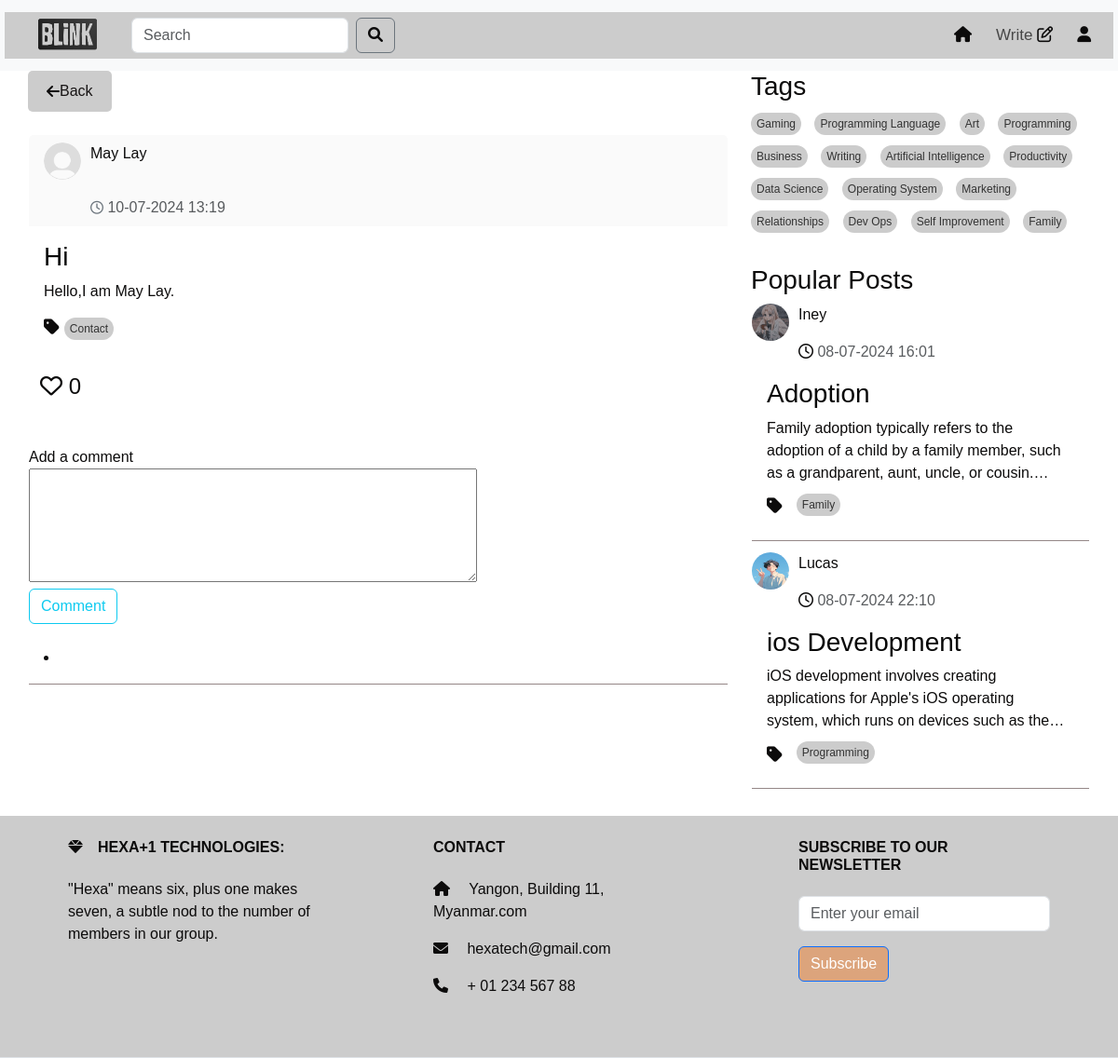
Screenshot of /full_post/65 (signed in) with the database file from the repository.
### models.py (models this page shows, shortened)
class User(UserMixin,db.Model):
    id = db.Column(db.Integer, primary_key=True)
    username = db.Column(db.String(50), unique=True)
    email =db.Column(db.String(50), unique=True)
    password = db.Column(db.String(100))
    bio = db.Column(db.String(50))
    profile_picture = db.Column(db.String(250))
    posts = db.relationship('Post', backref='author', lazy=True)
    comments = db.relationship('Comment', backref='author', lazy=True)

class Post(db.Model):
    id = db.Column(db.Integer, primary_key=True)
    title = db.Column(db.Text())
    content = db.Column(db.Text())
    tag = db.Column(db.Text(), nullable=False)
    user_id = db.Column(db.Integer, db.ForeignKey('user.id'), nullable=False)
    created_date = db.Column(db.DateTime,default=datetime.datetime.now)
    likes = db.Column(db.Integer, default=0)
    meta = db.Column(db.Text, nullable=True)
    comments = db.relationship('Comment', backref='post',cascade="all, delete", lazy=True)

### route.py (the view)
@app.route("/full_post/<int:post_id>",methods=['GET', 'POST'])
@login_required
def full_post(post_id,limit=2):
    post = Post.query.get_or_404(post_id)
    unique_tags = list(set(tag for tag, in Post.query.with_entities(Post.tag).distinct().limit(15)))
    popular_posts = Post.query.order_by(Post.likes.desc()).limit(limit).all()
    comment_form = CommentForm()
    forms=SearchForm()
    query = forms.search.data
    if forms.validate_on_submit():
         search_results = Post.query.filter(Post.title.ilike(f'%{query}%')).all()
         return render_template('search_results.html' , form=forms,search_results =search_results,popular_posts = popular_posts)
    elif comment_form.validate_on_submit():
        comment = Comment(content=comment_form.content.data, post=post, author=current_user)
        db.session.add(comment)
        db.session.commit()
        comment_form.content.data=''
        return render_template('full_post.html',tags=unique_tags, post=post ,comment_form = comment_form , form = forms,popular_posts = popular_posts)
    return render_template('full_post.html', tags=unique_tags,post=post ,comment_form = comment_form , form = forms,popular_posts = popular_posts )

### forms.py
class CommentForm(FlaskForm):
    content = TextAreaField('Add a comment', validators=[DataRequired()])
    submit = SubmitField('Comment')

class SearchForm(FlaskForm):
    search = StringField('Search ', validators=[DataRequired()])
    submit = SubmitField('Search')

### route.py (called while the page is built)
@login_manager.user_loader
def loader_user(user_id):
    return User.query.get(user_id)

### templates/full_post.html (shortened to what this page needs)
<!DOCTYPE html>
<html lang="en">
<head>
  <link href="https://cdn.jsdelivr.net/npm/bootstrap@5.3.3/dist/css/bootstrap.min.css" rel="stylesheet">
  <link href="https://cdnjs.cloudflare.com/ajax/libs/font-awesome/6.0.0-beta3/css/all.min.css" rel="stylesheet">
  <link rel="stylesheet" href="https://cdnjs.cloudflare.com/ajax/libs/font-awesome/5.15.4/css/all.min.css">
  <link href="https://cdnjs.cloudflare.com/ajax/libs/font-awesome/6.0.0-beta3/css/all.min.css" rel="stylesheet">
  <link rel="stylesheet" href="/static/home.css">
  <link rel="stylesheet" href="/static/topnav.css" />
</head>
<body>
  {% include 'topnav.html' %}
<div>
  <div class="container" >
    <div class="row">
      <div class="col-sm-8">
        <div id="posts-container">
          <a href="{{ url_for('home') }}" style="text-decoration: none;">
            <button class="back-button" onclick="goBack()">
              <i class="fa fa-arrow-left "> </i>
                Back
          </button>
          </a>
          <div class="card">
            <div class="card-header">
                <div class="profile-image">
                  <a
                  class="nav-link"
                  href="{{ url_for('profile',user_id=post.user_id) }}"
                  ><img
                    src="{{ url_for('static', filename='/photo/user_profile/'+post.author.profile_picture) }}"
                    width="60"
                    height="60"
                    alt=""
                       /></a>
                <div style="width: 300px">
                    <p id="name">
                      <a
                      class="nav-link"
                      href="{{ url_for('profile',user_id=post.user_id) }}"
                      >{{post.author.username}}</a
                    >
                    </p>
                    <p class="text-muted mb-0"><i class="fa-regular fa-clock"></i>  {{post.created_date.strftime('%d-%m-%Y %H:%M')}}</p>
                 </div>
               </div>
          </div>
          <div class="card-body">
            <h3 class="card-title">{{post.title}}</h3>
            <p>{{post.content | safe}}</p>
            <div class="tags-container">
              <ul class="list-group list-group-horizontal">
                <i class="fas fa-tag"></i>
                <a href="{{ url_for('home_tag',tag=post.tag ) }}" class="tag">{{post.tag}} </a>
              </ul>
              </div>
          </div>
              <form
              action="{{ url_for('like_post', post_id=post.id) }}"
              method="post"
              style="display: inline"
            >
            <div class="card-end" style="border-bottom: #958787 solid 1px;">
              <button type="submit" class="btn btn-light heart-button" onclick="toggleHeart(this)">
                <i class="far fa-heart"></i>
                <span>{{ post.likes }}</span>
              </button>
               </form>
                <div class="timeline-comment-box">
               </div>
                    <div class="input">
                      <form method="post" style="display: inline">
                            <div class="form-group">
                              {{ comment_form.content.label }}<br />
                              {{ comment_form.content(cols=50, rows=5) }}
                            </div>
                            <div class="form-group">
                            {{ comment_form.submit(class="btn btn-outline-info") }}
                            </div>
                            </form>
                    </div>
                              <ul>
                              </ul>
        </div>
      </div>
      </div>
    </div>
    {% include 'sidenav.html' %}
  </div>
</div>
  {% include 'footer.html' %}
</body>
</html>

### templates/sidenav.html (shortened to what this page needs)
<!DOCTYPE html>
<html lang="en">
  <head>
    <link
      href="https://cdn.jsdelivr.net/npm/bootstrap@5.3.3/dist/css/bootstrap.min.css"
      rel="stylesheet"
    />
    <link
      href="https://cdnjs.cloudflare.com/ajax/libs/font-awesome/6.0.0-beta3/css/all.min.css"
      rel="stylesheet"
    />
    <link
      rel="stylesheet"
      href="https://cdnjs.cloudflare.com/ajax/libs/font-awesome/5.15.4/css/all.min.css"
    />
    <link
      href="https://cdnjs.cloudflare.com/ajax/libs/font-awesome/6.0.0-beta3/css/all.min.css"
      rel="stylesheet"
    />
    <link rel="stylesheet" href="/static/home.css" />
  </head>
  <body>
    <div class="col-sm-4 " id="right-column">
      <div class="tags-section">
        <h3>Tags</h3>
        <div class="tags-container">
          {% if tags %} {% for tag in tags %}
          <a href="{{ url_for('home_tag',tag=tag ) }}" class="tag">{{ tag }}</a>
          {% endfor %} {% else %}
          <p>No tags available</p>
          {% endif %}
        </div>
      </div>
      <div class="mt-4">
        <h3>Popular Posts</h3>
        {% for popular_post in popular_posts %}
        <div class="card">
          <div>
            <div class="profile-image">
              <a
                class="nav-link"
                href="{{ url_for('profile',user_id=popular_post.user_id) }}"
                ><img
                  src="{{ url_for('static', filename='/photo/user_profile/'+popular_post.author.profile_picture) }}"
                  width="60"
                  height="60"
                  alt=""
              /></a>
              <div style="width: 300px">
                <p id="name">
                  <a
                    class="nav-link"
                    href="{{ url_for('profile',user_id=popular_post.user_id) }}"
                    >{{popular_post.author.username}}</a
                  >
                </p>
                <p class="text-muted mb-0">
                  <i class="fa-regular fa-clock"></i>
                  {{popular_post.created_date.strftime('%d-%m-%Y %H:%M')}}
                </p>
              </div>
            </div>
          </div>
          <div class="card-body">
            <a
              class="nav-link"
              href="{{ url_for('full_post',post_id=popular_post.id) }}"
            >
              <h3 class="card-title" id="popular">{{popular_post.title}}</h3>
              <p class="card-text" id="card-description">
                {{popular_post.meta |safe }}
              </p>
              <div class="tags-container">
                <ul class="list-group list-group-horizontal">
                  <i class="fas fa-tag"></i>
                  <a
                    href="{{ url_for('home_tag',tag=popular_post.tag ) }}"
                    class="tag"
                    >{{popular_post.tag}}</a
                  >
                </ul>
              </div>
            </a>
          </div>
          <div class="card-end" style="border-bottom: #958787 solid 1px; margin-bottom: 10px;"></div>
        </div>
        {% endfor %}
      </div>
    </div>
  </body>
</html>

### static/home.css (style rules this page uses)
* { color: #0c0b0b; font-family: sans-serif; margin: 0; padding: 0; box-sizing: border-box; }
.container { background: #fff; padding: 0; margin-top: 0; z-index: 1; }
.back-button { display: flex; align-items: center; padding: 10px 20px; background-color: #ccc; color: #181515; border: none; border-radius: 5px; cursor: pointer; font-size: 16px; transition: background-color 0.3s; }
.card { color: #070707; border-color: #ffffff; background-color: #ffffff; }
.card-header { padding: 10px; background-color: #fafafa; border-bottom: 1px solid #ccc; display: flex; align-items: center; border-bottom: none !important; }
.card-header { display: flex; flex-direction: row; justify-content: space-between; align-items: center; padding: 0.5rem 1rem; }
.profile-image { margin-right: 10px; }
.profile-image img { border-radius: 50%; width: 40px; height: 40px; }
.card-header p { margin: 0; }
.card-header i { margin: 0; font-size: 14px; color: #6c757d; }
.card-body { background-color: #ffffff; }
.card-text { overflow: hidden; text-overflow: ellipsis; display: -webkit-box; -webkit-line-clamp: 3; -webkit-box-orient: vertical; transition: -webkit-line-clamp 0.5s ease; }
.profile-image { float: left; display: flex; justify-content: center; margin-right: 1rem; }
.profile-image img { border-radius: 50%; }
#right-column { position: sticky; top: 0; height: 100vh; overflow-y: auto; z-index: 2; }
ul { display: flex; }
.timeline-comment-box { background: #ffffff; margin-left: -15px; margin-right: -15px; padding: 20px 25px; }
.tags-container { margin-top: 10px; }
.fa-tag { font-size: 1.2em; margin-right: 5px; vertical-align: middle; }
.tags-container .tag { background-color: #ccc; color: #333; padding: 3px 6px; margin-right: 10px; border-radius: 20px; text-decoration: none; font-size: 12px; display: inline-block; }
.heart-button { border: none; background-color: transparent; cursor: pointer; font-size: 1.5rem; color: #e74c3c; transition: color 0.3s; }

### static/topnav.css (style rules this page uses)
* { color: #0c0b0b; font-family: sans-serif; margin: 0; padding: 0; box-sizing: border-box; }
.container { background: #fff; padding: 0; margin-top: 0; z-index: 1; }
.row a { border-radius: 15%; margin-bottom: 10px; margin-right: 10px; }

### rows the page displays
User: profile_picture (placeholder picture), author.username "May Lay"
Post: created_date "10-07-2024 13:19", title "Hi", content "Hello,I am May Lay.", tag "Contact", likes "0"
Post: profile_picture (picture), author.username "Iney", created_date "08-07-2024 16:01", title "Adoption", meta "Family adoption typically refers to the adoption of a child by a family member, such as a grandparent, aunt, uncle, or…", tag "Family"
Post: profile_picture (picture), author.username "Lucas", created_date "08-07-2024 22:10", title "ios Development", meta "iOS development involves creating applications for Apple's iOS operating system, which runs on devices such as…", tag "Programming"

### other values shown
{{ comment_form.content.label }} "Add a comment"
{{ tag }} "Gaming" "Programming Language" "Art" "Programming" "Business" "Writing" "Artificial Intelligence" "Productivity" "Data Science" "Operating System" "Marketing" "Relationships" "Dev Ops" "Self Improvement" "Family"
